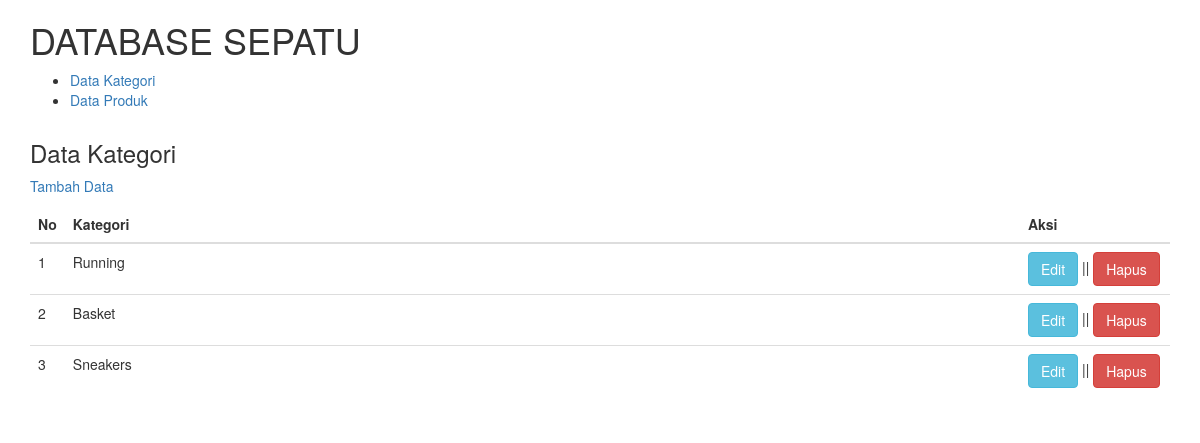
Screenshot of /data-kategori.php with the database file from the repository.
### tables this page shows
CREATE TABLE `tb_category` (
  `category_id` int(11) NOT NULL,
  `category_name` varchar(25) NOT NULL
);

### data-kategori.php (the view, shortened to what this page needs)
<?php
	include 'db.php';
?>
<!DOCTYPE html>
<html>
<head>
<link rel="stylesheet" href="https://maxcdn.bootstrapcdn.com/bootstrap/3.4.0/css/bootstrap.min.css">
</head>
<body>
	<header>
		<div class="container">
			<h1>DATABASE SEPATU</h1>
			<ul>
				<li><a href="data-kategori.php">Data Kategori</a></li>
				<li><a href="data-produk.php">Data Produk</a></li>
			</ul>
		</div>
	</header>
		<div class="container">
			<h3>Data Kategori</h3>
				<p><a href="tambah-kategori.php">Tambah Data</a></p>
				<table class="table">
					<thead>
						<tr>
							<th width="30px">No</th>
							<th>Kategori</th>
							<th width="150px">Aksi</th>
						</tr>
					</thead>
					<tbody>
						<?php
							$no = 1;
							$kategori = mysqli_query($conn, "SELECT * FROM tb_category ORDER BY category_id DESC");
							if(mysqli_num_rows($kategori) > 0){
							while($row = mysqli_fetch_array($kategori)){
						?>
						<tr>
							<td><?php echo $no++ ?></td>
							<td><?php echo $row['category_name'] ?></td>
							<td>
								<a class="btn btn-info" href="edit-kategori.php?id=<?php echo $row['category_id'] ?>">Edit</a> || <a class="btn btn-danger" href="proses-hapus.php?idk=<?php echo $row['category_id'] ?>" onclick="return confirm('Yakin ingin hapus ?')">Hapus</a>
							</td>
						</tr>
						<?php }}else{ ?>
							<tr>
								<td colspan="3">Tidak ada data</td>
							</tr>
						<?php } ?>
					</tbody>
				</table>
		</div>
</body>
</html>

### rows the page displays
tb_category: category_name "Running"
tb_category: category_name "Basket"
tb_category: category_name "Sneakers"
